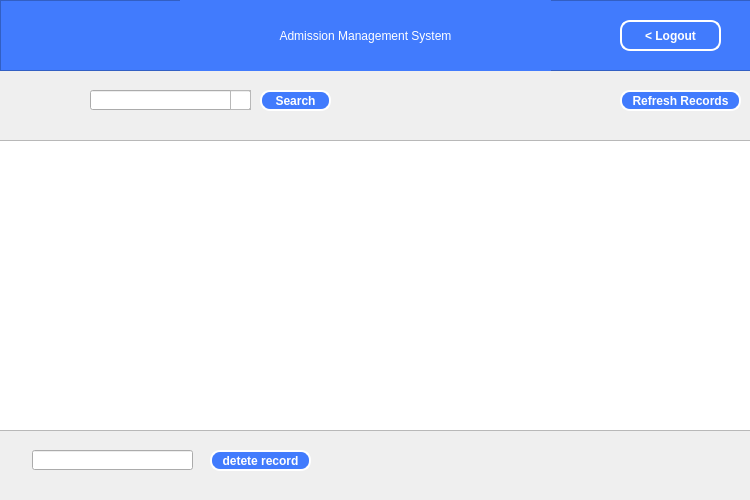
<?xml version="1.0" encoding="UTF-8"?>
<ui version="4.0">
 <class>Adminlogin1</class>
 <widget class="QDialog" name="Adminlogin1">
  <property name="geometry">
   <rect>
    <x>0</x>
    <y>0</y>
    <width>750</width>
    <height>500</height>
   </rect>
  </property>
  <property name="windowTitle">
   <string>Dialog</string>
  </property>
  <widget class="QFrame" name="frame">
   <property name="geometry">
    <rect>
     <x>0</x>
     <y>0</y>
     <width>751</width>
     <height>71</height>
    </rect>
   </property>
   <property name="styleSheet">
    <string notr="true">QFrame
{
background-color: #417BFD;
}</string>
   </property>
   <property name="frameShape">
    <enum>QFrame::StyledPanel</enum>
   </property>
   <property name="frameShadow">
    <enum>QFrame::Raised</enum>
   </property>
   <widget class="QLabel" name="label_2">
    <property name="geometry">
     <rect>
      <x>180</x>
      <y>0</y>
      <width>371</width>
      <height>71</height>
     </rect>
    </property>
    <property name="styleSheet">
     <string notr="true">QLabel
{
color: white;
	font: 16pt &quot;Georgia&quot;;
	font: 700 15pt &quot;Georgia&quot;;
}</string>
    </property>
    <property name="text">
     <string>Admission Management System</string>
    </property>
    <property name="alignment">
     <set>Qt::AlignCenter</set>
    </property>
   </widget>
   <widget class="QPushButton" name="BackButten_5">
    <property name="geometry">
     <rect>
      <x>620</x>
      <y>20</y>
      <width>101</width>
      <height>31</height>
     </rect>
    </property>
    <property name="styleSheet">
     <string notr="true">QPushButton
{
background-color: #417BFD;
color: white;
border: 2px solid white;
border-radius: 10px;
	font: 11pt &quot;Georgia&quot;;

font-weight: bold;

}
QPushButton:hover
{
background-color: white;
color: #417BFD;
border: 3px solid #417BFD;
	font: 11pt &quot;Georgia&quot;;
font-weight: bold;
}
</string>
    </property>
    <property name="text">
     <string>&lt; Logout</string>
    </property>
    <property name="shortcut">
     <string>Return</string>
    </property>
   </widget>
  </widget>
  <widget class="QTableView" name="record">
   <property name="geometry">
    <rect>
     <x>-10</x>
     <y>140</y>
     <width>1600</width>
     <height>291</height>
    </rect>
   </property>
  </widget>
  <widget class="QPushButton" name="pushButton">
   <property name="geometry">
    <rect>
     <x>210</x>
     <y>450</y>
     <width>101</width>
     <height>21</height>
    </rect>
   </property>
   <property name="styleSheet">
    <string notr="true">QPushButton
{
background-color: #417BFD;
color: white;
border: 2px solid white;
border-radius: 10px;
font-weight: bold;

}
QPushButton:hover
{
background-color: white;
color: #417BFD;
border: 3px solid #417BFD;
font-weight: bold;
}
</string>
   </property>
   <property name="text">
    <string>detete record</string>
   </property>
   <property name="shortcut">
    <string>Return</string>
   </property>
  </widget>
  <widget class="QLineEdit" name="name">
   <property name="geometry">
    <rect>
     <x>32</x>
     <y>450</y>
     <width>161</width>
     <height>20</height>
    </rect>
   </property>
  </widget>
  <widget class="QLineEdit" name="name_2">
   <property name="geometry">
    <rect>
     <x>90</x>
     <y>90</y>
     <width>161</width>
     <height>20</height>
    </rect>
   </property>
  </widget>
  <widget class="QFrame" name="frame_2">
   <property name="geometry">
    <rect>
     <x>230</x>
     <y>90</y>
     <width>21</width>
     <height>20</height>
    </rect>
   </property>
   <property name="styleSheet">
    <string notr="true">QFrame
{
border-image: url(&quot;:/img/images/icons8-search-50.png&quot;)0 0 0 0 stretch stretch;

}</string>
   </property>
   <property name="frameShape">
    <enum>QFrame::StyledPanel</enum>
   </property>
   <property name="frameShadow">
    <enum>QFrame::Raised</enum>
   </property>
  </widget>
  <widget class="QPushButton" name="pushButton_2">
   <property name="geometry">
    <rect>
     <x>260</x>
     <y>90</y>
     <width>71</width>
     <height>21</height>
    </rect>
   </property>
   <property name="styleSheet">
    <string notr="true">QPushButton
{
background-color: #417BFD;
color: white;
border: 2px solid white;
border-radius: 10px;
font-weight: bold;

}
QPushButton:hover
{
background-color: white;
color: #417BFD;
border: 3px solid #417BFD;
font-weight: bold;
}
</string>
   </property>
   <property name="text">
    <string>Search</string>
   </property>
   <property name="shortcut">
    <string>Return</string>
   </property>
  </widget>
  <widget class="QPushButton" name="pushButton_3">
   <property name="geometry">
    <rect>
     <x>620</x>
     <y>90</y>
     <width>121</width>
     <height>21</height>
    </rect>
   </property>
   <property name="styleSheet">
    <string notr="true">QPushButton
{
background-color: #417BFD;
color: white;
border: 2px solid white;
border-radius: 10px;
font-weight: bold;

}
QPushButton:hover
{
background-color: white;
color: #417BFD;
border: 3px solid #417BFD;
font-weight: bold;
}
</string>
   </property>
   <property name="text">
    <string>Refresh Records</string>
   </property>
   <property name="shortcut">
    <string>Return</string>
   </property>
  </widget>
 </widget>
 <resources/>
 <connections/>
</ui>
